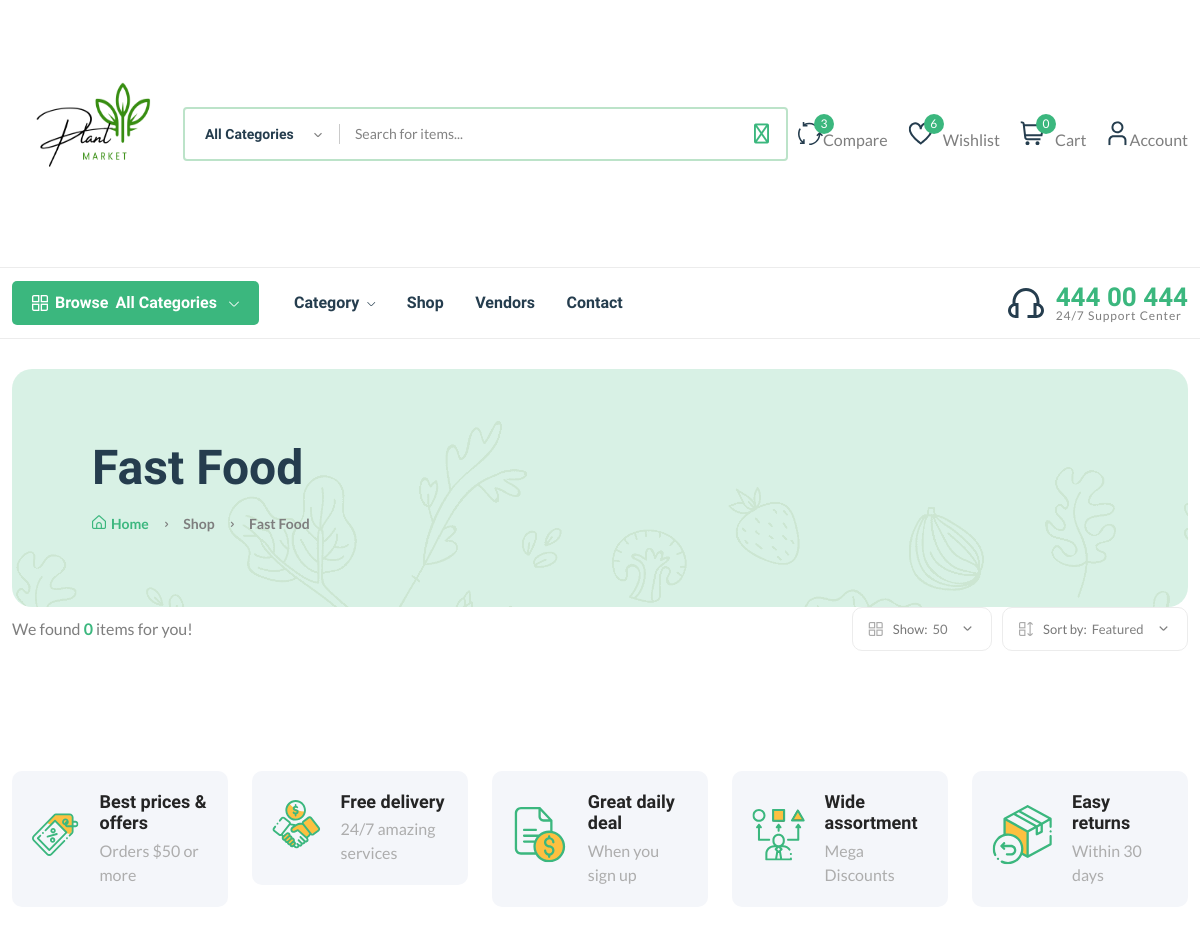
The page /category/cat444f3444g5/ (upper part) on the database as committed earlier.
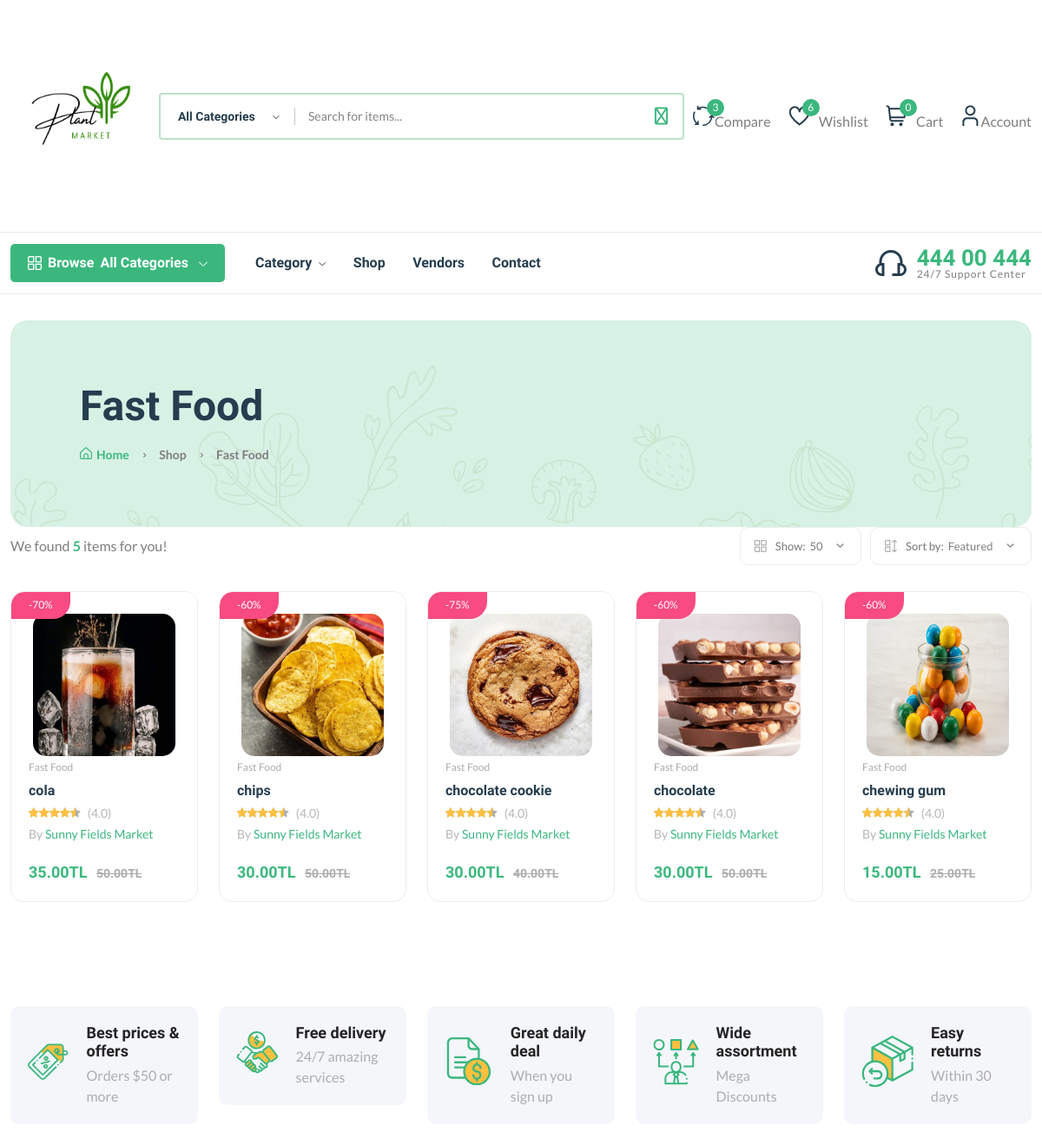
The same page on the database as committed later.
### core/models.py (models this page shows, shortened)
class Product(models.Model):
    pid = ShortUUIDField(unique=True, length=10, max_length=20, alphabet="abcdefgh12345")
    title = models.CharField(max_length=100, default="fresh pear")
    image = models.ImageField(upload_to=user_direvtory_path, default="product.jpg")
    description = RichTextUploadingField(null=True, blank=True, default="This is the product")
    user = models.ForeignKey(User, on_delete=models.SET_NULL, null=True)
    category = models.ForeignKey(Category, on_delete=models.SET_NULL, null=True, related_name="category")
    vendor = models.ForeignKey(Vendor, on_delete=models.SET_NULL, null=True, related_name="product")
    price = models.DecimalField(max_digits=999999999999, decimal_places=2, default=1.99)
    old_price = models.DecimalField(max_digits=999999999999, decimal_places=2, default=2.99)
    specifications = RichTextUploadingField(null=True, blank=True)
    Type = models.CharField(max_length=100, default="Organic", null=True, blank=True)
    stock_count = models.CharField(max_length=100, default="10", null=True, blank=True)
    life = models.CharField(max_length=100, default="100 days", null=True, blank=True)
    mfd = models.DateTimeField(auto_now_add=False, null=True, blank=True)
    tags = TaggableManager(blank=True)
    product_status = models.CharField(choices=STATUS, max_length=10, default="in_review")
    status = models.BooleanField(default=True)
    in_stock = models.BooleanField(default=True)
    featured = models.BooleanField(default=False)
    digital = models.BooleanField(default=False)
    sku = ShortUUIDField(unique=True, length=4, max_length=10, prefix="sku", alphabet="1234567890")
    date = models.DateTimeField(auto_now_add=True)
    updated = models.DateTimeField(null=True, blank=True)
    class Meta:
        verbose_name_plural = "Product"
    def get_precentage(self):
        new_price = (self.price / self.old_price) * 100
        return new_price

class Category(models.Model):
    cid = ShortUUIDField(unique=True, length=10, max_length=20, prefix="cat", alphabet="abcdefgh12345")
    title = models.CharField(max_length=100, default="Food")
    image = models.ImageField(upload_to="category", default="category.jpg")
    class Meta:
        verbose_name_plural = "Categories"

class Vendor(models.Model):
    vid = ShortUUIDField(unique=True, length=10, max_length=20, prefix="ven", alphabet="abcdefgh12345")
    title = models.CharField(max_length=100, default="Nestify") #satici ismi
    image = models.ImageField(upload_to=user_direvtory_path, default="vendor.jpg")
    cover_image = models.ImageField(upload_to=user_direvtory_path, default="vendor.jpg")
    description = RichTextUploadingField(null=True, blank=True, default="i am an amazing vendor")
    address = models.CharField(max_length=100, default="123 Main street.")
    contact = models.CharField(max_length=100, default= "+123 456 789")
    chat_resp_time = models.CharField(max_length=100, default="100")
    shipping = models.CharField(max_length=100, default="100")
    authentic_rating = models.CharField(max_length=100, default="100")
    days_return = models.CharField(max_length=100, default="100")
    warranty_period = models.CharField(max_length=100, default="100")
    user = models.ForeignKey(User, on_delete=models.SET_NULL, null=True)
    class Meta:
        verbose_name_plural = "Vendors"

### core/views.py (the view)
# urls.py: path("category/<cid>/", category_product_list_view, name="category-product-list"),
def category_product_list_view(request, cid):
    category = Category.objects.get(cid = cid)
    products = Product.objects.filter(product_status="published",category=category)
    context = {
        "category": category,
        "products": products,
    }
    return render(request,"core/category-product-list.html",context)

### core/context_processor.py (called while the page is built)
def default(request):
    categories = Category.objects.all()
    vendors = Vendor.objects.all()
    min_max_price = Product.objects.aggregate(Min("price"), Max("price"))
    try:
        address = Address.objects.get(user=request.user)
    except:
        address = None
    return {
        'categories':categories,
        'address':address,
        'vendors':vendors,
        'min_max_price':min_max_price,
    }

### templates/core/category-product-list.html (shortened to what the changed rows need)
{% extends 'partials/base.html' %}
{% load static %}
{% block content %}
    <main class="main">
        <div class="page-header mt-30 mb-50">
            <div class="container">
                <div class="archive-header">
                    <div class="row align-items-center">
                        <div class="col-xl-3">
                            <h1 class="mb-15">{{category.title}}</h1>
                    </div>
                </div>
            </div>
        </div>
        <div class="container mb-30">
            <div class="row">
                <div class="col-12">
                    <div class="shop-product-fillter">
                        <div class="totall-product">
                            <p>We found <strong class="text-brand">{{products.count}}</strong> item{{products.count|pluralize}} for you!</p>
                        </div>
                    </div>
                    <div class="row product-grid">
                        {% for p in products %}
                        <div class="col-lg-1-5 col-md-4 col-12 col-sm-6">
                            <div class="product-cart-wrap mb-30">
                                <div class="product-img-action-wrap">
                                    <div class="product-img product-img-zoom">
                                        <a href="{% url 'core:product-detail' p.pid %}">
                                            <img class="default-img" src="{{p.image.url}}" alt="" />
                                        </a>
                                    </div>
                                    <div class="product-badges product-badges-position product-badges-mrg">
                                        <span class="hot">-{{p.get_precentage |floatformat:0}}%</span>
                                    </div>
                                </div>
                                <div class="product-content-wrap">
                                    <div class="product-category">
                                        <a href="{% url 'core:product-detail' p.pid %}">{{ p.category.title }}</a>
                                    </div>
                                    <h2><a href="shop-product-right.html">{{ p.title }}</a></h2>
                                    <div class="product-rate-cover">
                                        <div class="product-rate d-inline-block">
                                            <div class="product-rating" style="width: 90%"></div>
                                        </div>
                                        <span class="font-small ml-5 text-muted"> (4.0)</span>
                                    </div>
                                    <div>
                                        <span class="font-small text-muted">By <a href="vendor-details-1.html">{{p.vendor.title}}</a></span>
                                    </div>
                                    <div class="product-card-bottom">
                                        <div class="product-price">
                                            <span>{{p.price}}TL</span>
                                            <span class="old-price">{{p.old_price}}TL</span>
                                        </div>
                                    </div>
                                </div>
                            </div>
                        </div>
                        {% endfor %}
                </div>
                </div>
            </div>
        </div>
    </main>
{% endblock content %}

Rows that differ between the two databases and show on the page:
added Product: image (picture), get_precentage "70", category "Fast Food", title "cola", vendor "Sunny Fields Market", price "35.00", old_price "50.00"
added Product: image (picture), get_precentage "60", category "Fast Food", title "chips", vendor "Sunny Fields Market", price "30.00", old_price "50.00"
added Product: image (picture), get_precentage "75", category "Fast Food", title "chocolate cookie", vendor "Sunny Fields Market", price "30.00", old_price "40.00"
added Product: image (picture), get_precentage "60", category "Fast Food", title "chocolate", vendor "Sunny Fields Market", price "30.00", old_price "50.00"
added Product: image (picture), get_precentage "60", category "Fast Food", title "chewing gum", vendor "Sunny Fields Market", price "15.00", old_price "25.00"
Other text that changed with them:
{{ products.count }}: "0" → "5"
